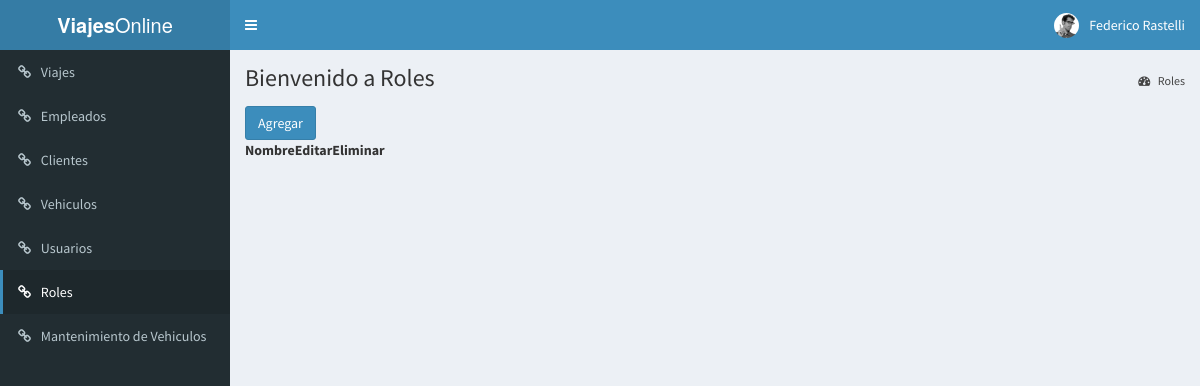
Before: /index.php?page=roles (signed in) with the older database file.
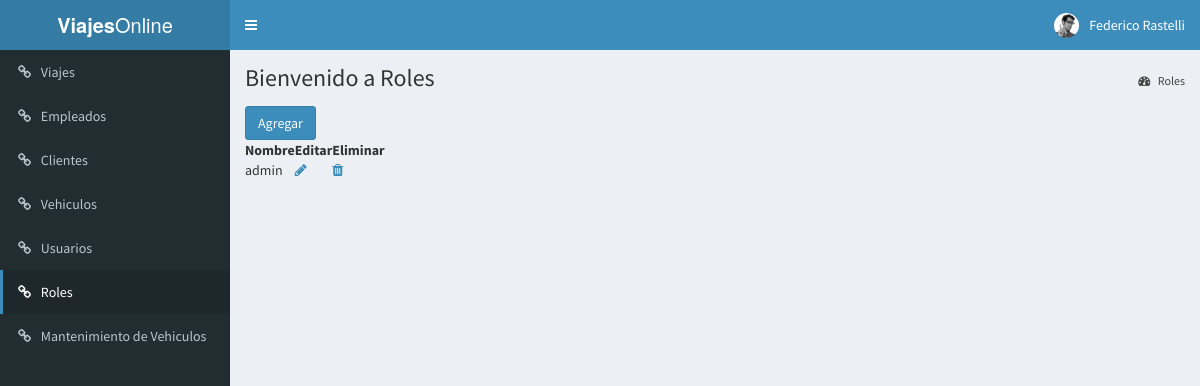
After: the same page with the newer database file.
### tables this page shows
CREATE TABLE Rol (
    id INT NOT NULL AUTO_INCREMENT primary key ,
    descripcion varchar(50)
);

### middleware/requiereLogin.php (called while the page is built, shortened)
<?php
if ( !isset( $_SESSION['authenticate'] ) || $_SESSION['authenticate'] !== true ){
    header('Location: login.php');
    exit;
}else {
    $autorize = true;
}

### Helper.php (called while the page is built, shortened)
<?php
abstract class Helper
{
    static public function isPage($pageName)
    {
        if( isset($_GET['page']) && $_GET['page'] === $pageName )
            return true;
        return false;
    }
}

### models/DataBase.php (called while the page is built, shortened)
<?php
class DataBase
{
    private $_db;
    private static $instancia;
    public static function getInstance()
    {
        if (  !self::$instancia instanceof self) {
            self::$instancia = new self;
        }
        return self::$instancia;
    }
    public function query($query)
    {
        $type = explode(" ", trim($query) );
        switch ( strtolower($type[0]) ){
            case 'select':
                return $this->_select($query);
                break;
        }
    }
    private function _select($query)
    {
        $res = $this->_execQuery($query);
        $rows = [];
        while( $reg = $res->fetch_object() ) {
            $rows[] = $reg;
        }
        return $rows;
    }
    private function _execQuery($query)
    {
        $res = $this->_db->query($query);
        return $res;
    }
    private function _connect()
    {
        $this->_db = mysqli_connect( self::DB_HOST, self::DB_USER, self::DB_PASSWORD, self::DB_NAME );
    }
}

### models/Rol.php (called while the page is built, shortened)
<?php
require_once 'DataBase.php';
class Rol implements ModelInterface
{
    private $_db;
    public function __construct($id = null,$descripcion = null)
    {
        $this->_db = DataBase::getInstance();
    }
    public function getRoles()
    {
        $query = "SELECT id,descripcion FROM rol;";
        $rows = $this->_db->query($query);
        return $rows;
    }
}
?>

### roles.php (the view, shortened to what this page needs)
<?php require_once "models/Rol.php";
?>
<div class="content-wrapper">
    <section class="content-header">
        <h1> Bienvenido a Roles </h1>
        <ol class="breadcrumb">
            <li><a href="#"><i class="fa fa-dashboard"></i> Roles</a></li>
        </ol>
    </section>
    <section class="content container-fluid">
        <button type="button" class="btn btn-primary" data-toggle="modal" data-target="#modalRol">Agregar</button>
        <table id="tablaRoles">
            <thead>
                <tr>
                    <th>Nombre</th>
                    <th>Editar</th>
                    <th>Eliminar</th>
                </tr>
            </thead>
            <tbody>
            <?php
                $rol = new Rol();
                $datos = $rol->getRoles();
                foreach($datos as $dato) : ?>
                    <tr>
                        <td><?php echo $dato->descripcion ; ?></td>
                        <td>
                            <a href="#" data-toggle="modal" data-target="#modalEditRol<?php echo $dato->id; ?>"><i class="fa fa-pencil" aria-hidden="true"></i></a>
                        </td>
                        <td>
                            <a href="#" data-toggle="modal" data-target="#modalDeleteRol<?php echo $dato->id; ?>"><i class="fa fa-trash" aria-hidden="true"></i></a>
                        </td>
                    </tr>
                <?php endforeach ?>
            </tbody>
        </table>
    </section>
</div>

### templates/head.php (shortened to what this page needs)
<!DOCTYPE html>
<html>
<head>
  <link rel="stylesheet" href="public/css/bootstrap.min.css">
  <link rel="stylesheet" href="public/font-awesome/css/font-awesome.min.css">
  <link rel="stylesheet" href="public/css/AdminLTE.min.css">
  <link rel="stylesheet" href="public/css/skin-blue.min.css">
  <link rel="stylesheet" href="public/css/jquery.dataTables.min.css">
</head>
<body class="hold-transition <?php echo (isset($autorize) && $autorize === true) ? 'skin-blue' : ''; ?> login-page">
    <div class="wrapper">

### templates/header.php (shortened to what this page needs)
<header class="main-header">
  <a href="#" class="logo">
    <span class="logo-lg"><b>Viajes</b>Online</span>
  </a>
  <nav class="navbar navbar-static-top" role="navigation">
    <a href="#" class="sidebar-toggle" data-toggle="push-menu" role="button">
    </a>
    <div class="navbar-custom-menu">
      <ul class="nav navbar-nav">
        <li class="dropdown user user-menu">
          <a href="#" class="dropdown-toggle" data-toggle="dropdown">
            <img src="public/img/user2-160x160.jpg" class="user-image" alt="User Image">
            <span class="hidden-xs">Federico Rastelli</span>
          </a>
        </li>
      </ul>
    </div>
  </nav>
</header>

### templates/menu.php
<aside class="main-sidebar">
  <section class="sidebar">
    <ul class="sidebar-menu" data-widget="tree">
      <li><a href="#"><i class="fa fa-link"></i> <span>Viajes</span></a></li>
      <li><a href="#"><i class="fa fa-link"></i> <span>Empleados</span></a></li>
      <li><a href="#"><i class="fa fa-link"></i> <span>Clientes</span></a></li>
      <li><a href="#"><i class="fa fa-link"></i> <span>Vehiculos</span></a></li>
      <li <?php echo ( Helper::isPage('usuario') ) ? 'class="active"' : '' ?>><a href="index.php?page=usuario"><i class="fa fa-link"></i> <span>Usuarios</span></a></li>
      <li <?php echo ( Helper::isPage('roles') ) ? 'class="active"' : '' ?> ><a href="index.php?page=roles"><i class="fa fa-link"></i> <span>Roles</span></a></li>
      <li><a href="#"><i class="fa fa-link"></i> <span>Mantenimiento de Vehiculos</span></a></li>
    </ul>
  </section>
</aside>

### index.php (shortened to what this page needs)
<?php
require_once 'middleware/requiereLogin.php';
require_once "Helper.php";
require_once "templates/head.php";
require_once "templates/header.php";
require_once "templates/menu.php";
if(isset($_GET['page']) && !empty($_GET['page']))
{
    switch ($_GET['page']) {
        case 'roles':
            require_once 'roles.php';
        break;
    }
} else {
    header('location: login.php');
    die;
}
require_once "templates/footer.php";

### templates/footer.php (shortened to what this page needs)
</div>
</body>
</html>

Changed rows visible on the page:
added rol: descripcion "admin"
